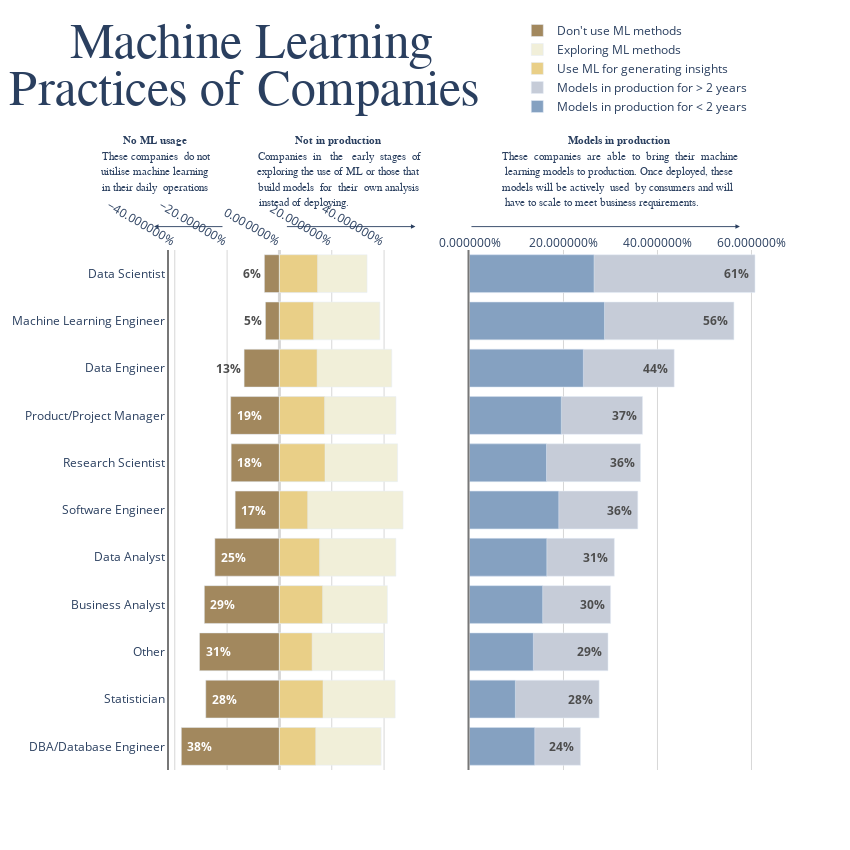

Notebook source saved alongside this figure:
### Markdown cell above
## <div class="subsection_title">2.8 Machine Learning practices</div>

So.. you want to work in machine learning? Well, lets give you a better idea of the type of ML-related work you might encounter in certain fields. 

<div class="sidenote">
    Sources: Kaggle 2020 DS and ML Survey - 
    <span style="font-style: italic;"> Q22. Does your current employer incorporate machine learning methods into their business?
    </span>
</div>

### Code cell
# Dataframe for Q22 by fields
inc_labels = list(dataprofs["Q22"].value_counts().index)

inc_fields = pd.DataFrame()

for inc in inc_labels:
    inc_fields[inc] = dataprofs[dataprofs["Q22"]== inc]["Q5"].value_counts()
    
inc_fields.drop(["I do not know"],axis=1, inplace=True)
    
inc_fields = inc_fields.div(inc_fields.sum(axis=1),axis=0)

inc_fields["total_prod"] = inc_fields[inc_labels[1]] + inc_fields[inc_labels[2]]

inc_fields = inc_fields.sort_values("total_prod", ascending=False)

# Draw graphs

trace3 = go.Bar(
    y = inc_fields.index,
    x = - inc_fields[inc_labels[3]],
    name = "Don't use ML methods",
    marker = dict( color = f1),
    text = np.round(inc_fields[inc_labels[3]]*100),
    texttemplate = ["<b style='color: #4d4d4d'>%{text}%</b>"]*3 +["<b style='color: #fff'> %{text}% </b>"]*11,
    textposition = ["outside"]*3 + ["inside"]*11,
    orientation = "h",
)

trace2 = go.Bar(
    y = inc_fields.index,
    x = inc_fields[inc_labels[4]],
    name = "Use ML for generating insights",
    marker = dict( color = f2),
    orientation = "h",
)

trace1 = go.Bar(
    y = inc_fields.index,
    x = inc_fields[inc_labels[0]] + inc_fields[inc_labels[4]],
    name = "Exploring ML methods",
    marker = dict( color = f3),
    orientation = "h",
)

trace5 = go.Bar(
    y = inc_fields.index,
    x = inc_fields[inc_labels[2]],
    name = "Models in production for < 2 years",
    marker = dict( color = primary_blue2),
    orientation = "h",
)

trace4 = go.Bar(
    y = inc_fields.index,
    x = inc_fields["total_prod"],
    name = "Models in production for > 2 years",
    marker = dict( color = primary_grey),
    text = np.round((inc_fields["total_prod"])*100),
    texttemplate = "<b style='color: #4d4d4d;'> %{text}% </b>",
    textposition = "inside",
    orientation = "h",
)

layout = dict(
    margin = dict(t=250),
#     showlegend = False,
    legend=dict(
                yanchor='top',xanchor='center',
                y= 1.45,
                x=0.775,
                font=dict(size= 12),
                traceorder='normal',
               ),
    yaxis={'categoryorder':'array',
            'categoryarray': inc_fields["total_prod"].sort_values(ascending=True).keys(),
            'linecolor':"#777777",
            'linewidth' : 2
           },
    yaxis2={'categoryorder':'array',
            'categoryarray': inc_fields["total_prod"].sort_values(ascending=True).keys(),
            'linecolor':"#777777",
            'linewidth' : 2
           },
    xaxis=dict(side="top",
                domain = [0,0.41],
                gridcolor = "#d7d7d7",
                zeroline = True,
                zerolinecolor = "#d7d7d7",
                zerolinewidth = 3,
                tickformat = "%",
              ),           
    xaxis2=dict(side="top", 
                domain = [0.5,1],
                gridcolor = "#d7d7d7",
                tickformat = "%",
               ),
    width = 850,
    height= 850,
    plot_bgcolor = "#fff", # "#f6f2e8"
    barmode = "overlay"
)

fig = subplots.make_subplots(rows=1, cols=2, shared_yaxes=True)
fig.append_trace(trace3,1,1)
fig.append_trace(trace1,1,1)
fig.append_trace(trace2,1,1)
fig.append_trace(trace4,1,2)
fig.append_trace(trace5,1,2)

fig['layout'].update(layout)

main_annot_format = "<span style='font-size:11px; font-family:Tahoma;'><b> %s </b><br> %s</span>"

# Arrow -> production models
fig.add_annotation(dict(
        x=0.41,
        y=1.045,
        text="",
        ax="-130",
        ay="0",
        xref = "paper",
        yref = "paper",        
        showarrow = True,
        arrowhead = 2,
        arrowwidth = 0.9
))

# Annot - production models
fig.add_annotation(dict(
        x=0.95,
        y=1.225,
        text= main_annot_format % ("Models in production","These  companies  are  able  to  bring  their  machine<br>learning models to production. Once deployed, these<br>models will be actively  used  by consumers and will <br>have to scale to meet business requirements.           "),
        xref = "paper",
        yref = "paper",
        showarrow = False        
))

# Arrow -> not in prod
fig.add_annotation(dict(
        x=0.95,
        y=1.045,
        text="",
        ax="-270",
        ay="0",
        xref = "paper",
        yref = "paper",        
        showarrow = True,
        arrowhead = 2,
        arrowwidth = 0.9
))

# Annot - not in prod
fig.add_annotation(dict(
        x=0.140,
        y=1.225,
        text= main_annot_format % ("Not in production","Companies  in   the   early  stages  of<br>exploring the use of ML or those that<br>build models  for  their  own analysis<br>instead of deploying.                       "),
        xref = "paper",
        yref = "paper",
        showarrow = False
        
))

# Arrow <- no ml
fig.add_annotation(dict(
        x=-0.025,
        y=1.045,
        text="",
        ax="70",
        ay="0",
        xref = "paper",
        yref = "paper",        
        showarrow = True,
        arrowhead = 2,
        arrowwidth = 0.9
))

# Annot - no ml
fig.add_annotation(dict(
        x=-0.12,
        y=1.225,
        text= main_annot_format % ("No ML usage","These companies  do not<br>uitilise machine learning<br>in their daily  operations"),
        xref = "paper",
        yref = "paper",
        showarrow = False
        
))

# Title Annotation
large_title_format = "<span style='font-size:50px; font-family:Times New Roman'> Machine Learning<br><br><br>Practices of Companies</span>"

fig.add_annotation(dict(
        x=-0.27,
        y=1.45,
        text= large_title_format,
        xref = "paper",
        yref = "paper",
        showarrow = False
        
))

iplot(fig)

# Notes: ~ 4.5-5hrs on this one
# Had to find a workaround for requiring both stacked and overlay barmodes in the same graph
# Blank annotation texts for the arrows also worked out well

### Figure 1 — Plotly figure (JSON) as saved in the notebook; plotly's stock layout.template omitted (floating-point values rounded to 4 significant figures)
{"data": [{"marker": {"color": "#a2885e"}, "name": "Don't use ML methods", "orientation": "h", "text": [6, 5, 13, 19, 18, 17, 25, 29, 31, 28, 38], "textposition": ["outside", "outside", "outside", "inside", "inside", "inside", "inside", "inside", "inside", "inside", "inside", "inside", "inside", "inside"], "texttemplate": ["<b style='color: #4d4d4d'>%{text}%</b>", "<b style='color: #4d4d4d'>%{text}%</b>", "<b style='color: #4d4d4d'>%{text}%</b>", "<b style='color: #fff'> %{text}% </b>", "<b style='color: #fff'> %{text}% </b>", "<b style='color: #fff'> %{text}% </b>", "<b style='color: #fff'> %{text}% </b>", "<b style='color: #fff'> %{text}% </b>", "<b style='color: #fff'> %{text}% </b>", "<b style='color: #fff'> %{text}% </b>", "<b style='color: #fff'> %{text}% </b>", "<b style='color: #fff'> %{text}% </b>", "<b style='color: #fff'> %{text}% </b>", "<b style='color: #fff'> %{text}% </b>"], "type": "bar", "x": [-0.05752, -0.05352, -0.135, -0.1864, -0.1845, -0.1692, -0.2468, -0.2871, -0.3055, -0.2816, -0.375], "xaxis": "x", "y": ["Data Scientist", "Machine Learning Engineer", "Data Engineer", "Product/Project Manager", "Research Scientist", "Software Engineer", "Data Analyst", "Business Analyst", "Other", "Statistician", "DBA/Database Engineer"], "yaxis": "y"}, {"marker": {"color": "#f1efd9"}, "name": "Exploring ML methods", "orientation": "h", "type": "bar", "x": [0.335, 0.3838, 0.4294, 0.4455, 0.4516, 0.4727, 0.445, 0.4128, 0.3997, 0.4425, 0.3889], "xaxis": "x", "y": ["Data Scientist", "Machine Learning Engineer", "Data Engineer", "Product/Project Manager", "Research Scientist", "Software Engineer", "Data Analyst", "Business Analyst", "Other", "Statistician", "DBA/Database Engineer"], "yaxis": "y"}, {"marker": {"color": "#e9cf87"}, "name": "Use ML for generating insights", "orientation": "h", "type": "bar", "x": [0.1459, 0.1305, 0.1442, 0.1727, 0.1742, 0.1081, 0.1536, 0.1651, 0.1252, 0.1667, 0.1389], "xaxis": "x", "y": ["Data Scientist", "Machine Learning Engineer", "Data Engineer", "Product/Project Manager", "Research Scientist", "Software Engineer", "Data Analyst", "Business Analyst", "Other", "Statistician", "DBA/Database Engineer"], "yaxis": "y"}, {"marker": {"color": "#c6ccd8"}, "name": "Models in production for > 2 years", "orientation": "h", "text": [61, 56, 44, 37, 36, 36, 31, 30, 29, 28, 24], "textposition": "inside", "texttemplate": "<b style='color: #4d4d4d;'> %{text}% </b>", "type": "bar", "x": [0.6075, 0.5627, 0.4356, 0.3682, 0.3639, 0.3581, 0.3082, 0.3002, 0.2948, 0.2759, 0.2361], "xaxis": "x2", "y": ["Data Scientist", "Machine Learning Engineer", "Data Engineer", "Product/Project Manager", "Research Scientist", "Software Engineer", "Data Analyst", "Business Analyst", "Other", "Statistician", "DBA/Database Engineer"], "yaxis": "y2"}, {"marker": {"color": "#85a1c1"}, "name": "Models in production for < 2 years", "orientation": "h", "type": "bar", "x": [0.2651, 0.2872, 0.2423, 0.1955, 0.1639, 0.19, 0.1645, 0.1557, 0.1359, 0.0977, 0.1389], "xaxis": "x2", "y": ["Data Scientist", "Machine Learning Engineer", "Data Engineer", "Product/Project Manager", "Research Scientist", "Software Engineer", "Data Analyst", "Business Analyst", "Other", "Statistician", "DBA/Database Engineer"], "yaxis": "y2"}], "layout": {"annotations": [{"arrowhead": 2, "arrowwidth": 0.9, "ax": "-130", "ay": "0", "showarrow": true, "text": "", "x": 0.41, "xref": "paper", "y": 1.045, "yref": "paper"}, {"showarrow": false, "text": "<span style='font-size:11px; font-family:Tahoma;'><b> Models in production </b><br> These  companies  are  able  to  bring  their  machine<br>learning models to production. Once deployed, these<br>models will be actively  used  by consumers and will <br>have to scale to meet business requirements.           </span>", "x": 0.95, "xref": "paper", "y": 1.225, "yref": "paper"}, {"arrowhead": 2, "arrowwidth": 0.9, "ax": "-270", "ay": "0", "showarrow": true, "text": "", "x": 0.95, "xref": "paper", "y": 1.045, "yref": "paper"}, {"showarrow": false, "text": "<span style='font-size:11px; font-family:Tahoma;'><b> Not in production </b><br> Companies  in   the   early  stages  of<br>exploring the use of ML or those that<br>build models  for  their  own analysis<br>instead of deploying.                       </span>", "x": 0.14, "xref": "paper", "y": 1.225, "yref": "paper"}, {"arrowhead": 2, "arrowwidth": 0.9, "ax": "70", "ay": "0", "showarrow": true, "text": "", "x": -0.025, "xref": "paper", "y": 1.045, "yref": "paper"}, {"showarrow": false, "text": "<span style='font-size:11px; font-family:Tahoma;'><b> No ML usage </b><br> These companies  do not<br>uitilise machine learning<br>in their daily  operations</span>", "x": -0.12, "xref": "paper", "y": 1.225, "yref": "paper"}, {"showarrow": false, "text": "<span style='font-size:50px; font-family:Times New Roman'> Machine Learning<br><br><br>Practices of Companies</span>", "x": -0.27, "xref": "paper", "y": 1.45, "yref": "paper"}], "barmode": "overlay", "height": 850, "legend": {"font": {"size": 12}, "traceorder": "normal", "x": 0.775, "xanchor": "center", "y": 1.45, "yanchor": "top"}, "margin": {"t": 250}, "plot_bgcolor": "#fff", "width": 850, "xaxis": {"anchor": "y", "domain": [0, 0.41], "gridcolor": "#d7d7d7", "side": "top", "tickformat": "%", "zeroline": true, "zerolinecolor": "#d7d7d7", "zerolinewidth": 3}, "xaxis2": {"anchor": "y2", "domain": [0.5, 1], "gridcolor": "#d7d7d7", "side": "top", "tickformat": "%"}, "yaxis": {"anchor": "x", "categoryarray": ["DBA/Database Engineer", "Statistician", "Other", "Business Analyst", "Data Analyst", "Software Engineer", "Research Scientist", "Product/Project Manager", "Data Engineer", "Machine Learning Engineer", "Data Scientist"], "categoryorder": "array", "domain": [0, 1], "linecolor": "#777777", "linewidth": 2}, "yaxis2": {"anchor": "x2", "categoryarray": ["DBA/Database Engineer", "Statistician", "Other", "Business Analyst", "Data Analyst", "Software Engineer", "Research Scientist", "Product/Project Manager", "Data Engineer", "Machine Learning Engineer", "Data Scientist"], "categoryorder": "array", "domain": [0, 1], "linecolor": "#777777", "linewidth": 2, "matches": "y", "showticklabels": false}}}
